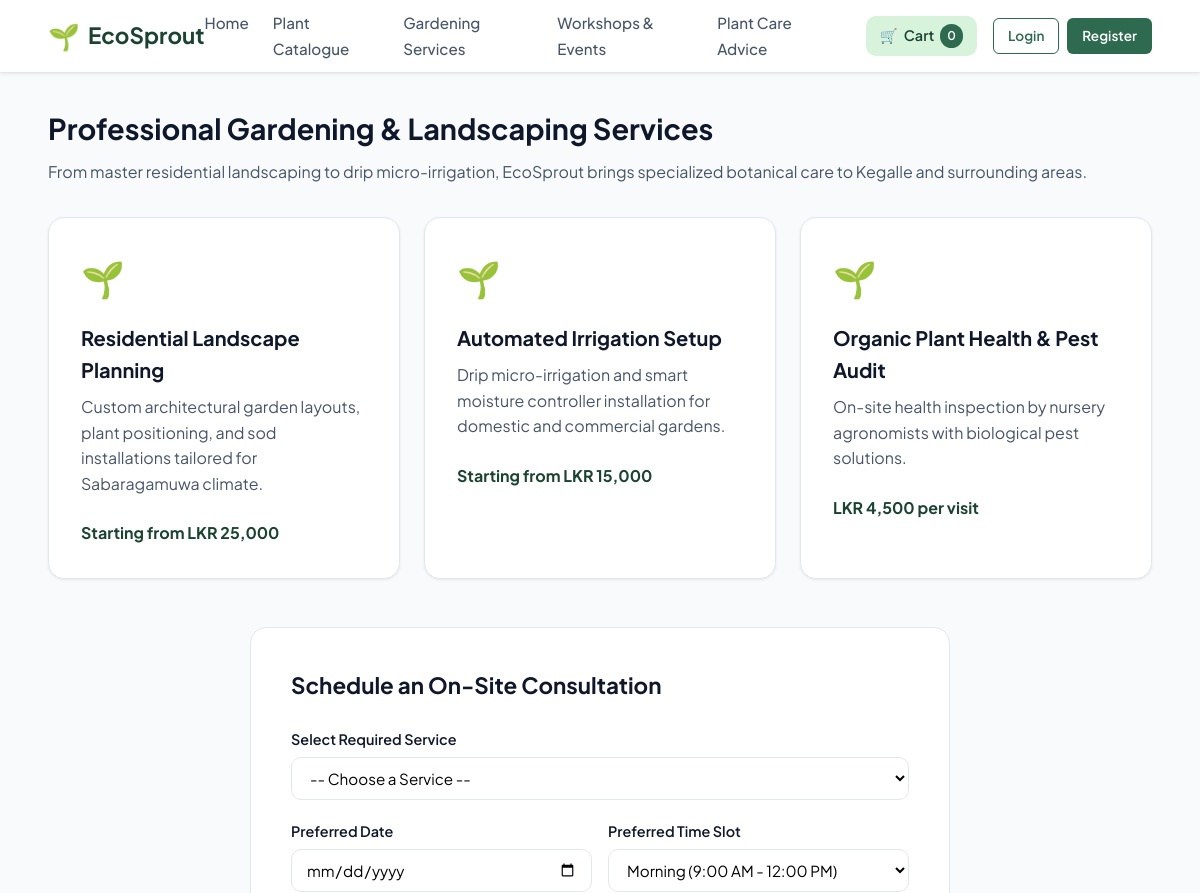
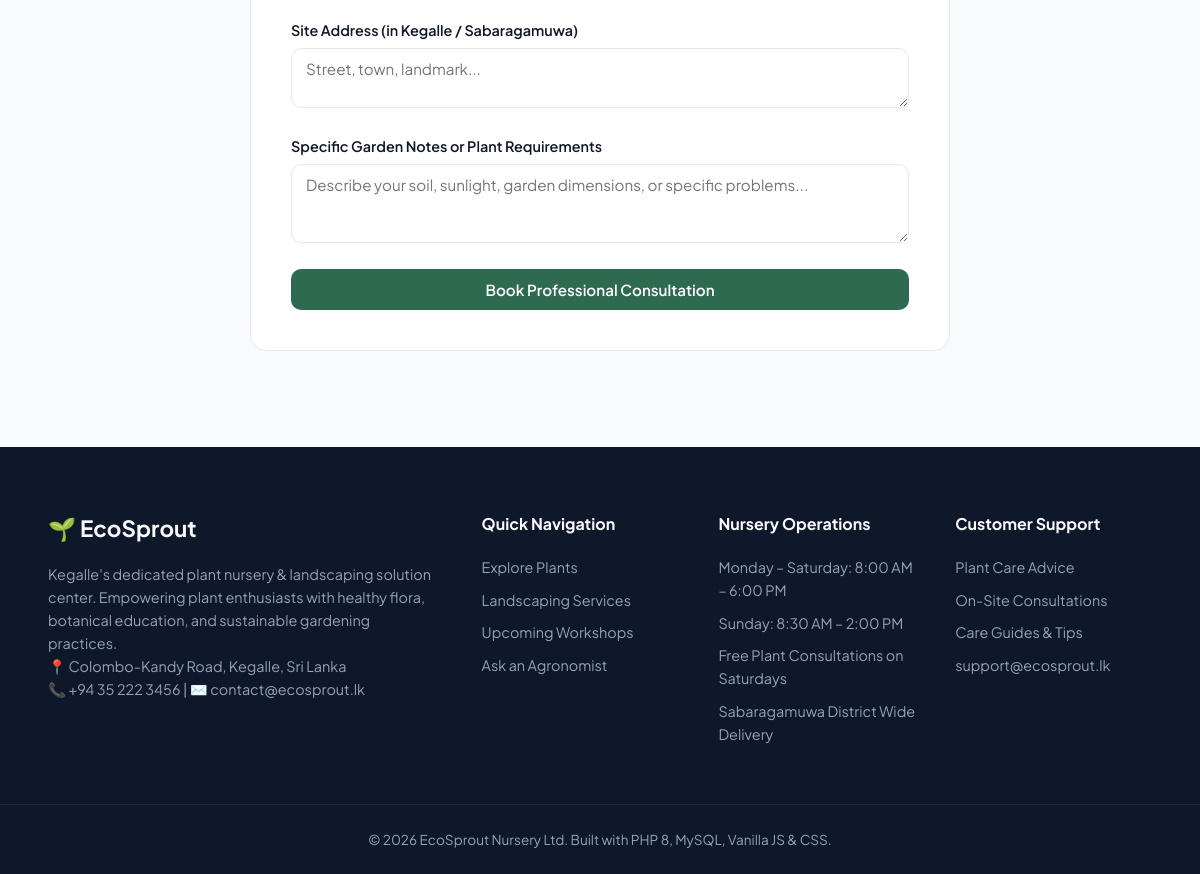
Screenshot of /pages/services.php with the database file from the repository (2 pictures, top to bottom).
### tables this page shows
CREATE TABLE services (
    id INT AUTO_INCREMENT PRIMARY KEY,
    title VARCHAR(150) NOT NULL,
    short_desc TEXT NOT NULL,
    price_estimate VARCHAR(100) NOT NULL,
    icon_class VARCHAR(50) DEFAULT 'fas fa-seedling',
    created_at TIMESTAMP DEFAULT CURRENT_TIMESTAMP
);

### pages/services.php (the view, shortened to what this page needs)
<?php
require_once __DIR__ . '/../includes/header.php';
$pdo = Database::getConnection();
$services = $pdo->query("SELECT * FROM services ORDER BY id ASC")->fetchAll();
?>
<div class="container" style="padding-top: 2rem;">
    <h1 class="section-title">Professional Gardening & Landscaping Services</h1>
    <p class="section-subtitle">From master residential landscaping to drip micro-irrigation, EcoSprout brings specialized botanical care to Kegalle and surrounding areas.</p>
    <div class="services-grid">
        <?php foreach ($services as $srv): ?>
            <div class="service-card">
                <div class="service-icon">🌱</div>
                <h3><?= htmlspecialchars($srv['title']) ?></h3>
                <p style="color: var(--text-muted); margin-bottom: 1.5rem;"><?= htmlspecialchars($srv['short_desc']) ?></p>
                <div style="font-weight: 700; color: var(--primary-dark);"><?= htmlspecialchars($srv['price_estimate']) ?></div>
            </div>
        <?php endforeach; ?>
    </div>
    <div style="background: var(--surface-white); border: 1px solid var(--border-color); border-radius: var(--radius-lg); padding: 2.5rem; max-width: 700px; margin: 0 auto 3rem;">
        <h2 style="margin-bottom: 1.5rem; font-size: 1.4rem;">Schedule an On-Site Consultation</h2>
        <form method="POST" action="">
            <div class="form-group">
                <label>Select Required Service</label>
                <select name="service_id" class="form-control" required>
                    <option value="">-- Choose a Service --</option>
                </select>
            </div>
            <div style="display: grid; grid-template-columns: 1fr 1fr; gap: 1rem;">
                <div class="form-group">
                    <label>Preferred Date</label>
                    <input type="date" name="booking_date" class="form-control" min="<?= date('Y-m-d') ?>" required>
                </div>
                <div class="form-group">
                    <label>Preferred Time Slot</label>
                    <select name="preferred_time" class="form-control" required>
                        <option value="Morning (9:00 AM - 12:00 PM)">Morning (9:00 AM - 12:00 PM)</option>
                    </select>
                </div>
            </div>
            <div class="form-group">
                <label>Site Address (in Kegalle / Sabaragamuwa)</label>
                <textarea name="address" class="form-control" rows="2" placeholder="Street, town, landmark..." required></textarea>
            </div>
            <div class="form-group">
                <label>Specific Garden Notes or Plant Requirements</label>
                <textarea name="notes" class="form-control" rows="3" placeholder="Describe your soil, sunlight, garden dimensions, or specific problems..."></textarea>
            </div>
            <button type="submit" class="btn btn-primary" style="width: 100%;">Book Professional Consultation</button>
        </form>
    </div>
</div>
<?php require_once __DIR__ . '/../includes/footer.php'; ?>

### assets/css/style.css (style rules this page uses)
:root { --primary: #2d6a4f; --primary-dark: #1b4332; --primary-light: #52b788; --primary-subtle: #d8f3dc; --accent: #b7e4c7; --accent-orange: #d97706; --text-dark: #0f172a; --text-muted: #475569; --bg-light: #f8fafc; --surface-white: #ffffff; --border-color: #e2e8f0; --danger: #dc2626; --success: #16a34a; --warning: #f59e0b; --radius-sm: 6px; --radius-md: 10px; --radius-lg: 16px; --shadow-sm: 0 1px 3px rgba(0,0,0,0.08); --shadow-md: 0 4px 12px rgba(0,0,0,0.06); --shadow-lg: 0 10px 25px rgba(0,0,0,0.1); --font-main: 'Plus Jakarta Sans', system-ui, -apple-system, sans-serif; }
* { box-sizing: border-box; margin: 0; padding: 0; }
body { font-family: var(--font-main); background-color: var(--bg-light); color: var(--text-dark); line-height: 1.6; display: flex; flex-direction: column; min-height: 100vh; }
.container { width: 92%; max-width: 1200px; margin: 0 auto; }
.btn { display: inline-flex; align-items: center; justify-content: center; padding: 10px 20px; font-size: 0.95rem; font-weight: 600; border-radius: var(--radius-md); border: 1px solid transparent; cursor: pointer; font-family: inherit; transition: all 0.2s ease; }
.btn-primary { background: var(--primary); color: white; }
.form-group { margin-bottom: 1.25rem; }
.form-group label { display: block; font-weight: 600; margin-bottom: 6px; font-size: 0.9rem; color: var(--text-dark); }
.form-control { width: 100%; padding: 10px 14px; border: 1px solid var(--border-color); border-radius: var(--radius-md); font-family: inherit; font-size: 0.95rem; transition: border-color 0.2s; background: var(--surface-white); }
.section-title { font-size: 1.8rem; font-weight: 700; color: var(--text-dark); margin-bottom: 0.5rem; }
.section-subtitle { color: var(--text-muted); margin-bottom: 2rem; font-size: 1rem; }
.services-grid { display: grid; grid-template-columns: repeat(auto-fit, minmax(300px, 1fr)); gap: 1.5rem; margin-bottom: 3rem; }
.service-card { background: var(--surface-white); border: 1px solid var(--border-color); border-radius: var(--radius-lg); padding: 2rem; box-shadow: var(--shadow-sm); }
.service-icon { font-size: 2.2rem; margin-bottom: 1rem; }
.service-card h3 { font-size: 1.25rem; margin-bottom: 0.5rem; }

### rows the page displays
services: title "Residential Landscape Planning", short_desc "Custom architectural garden layouts, plant positioning, and sod installations tailored for Sabaragamuwa climate.", price_estimate "Starting from LKR 25,000"
services: title "Automated Irrigation Setup", short_desc "Drip micro-irrigation and smart moisture controller installation for domestic and commercial gardens.", price_estimate "Starting from LKR 15,000"
services: title "Organic Plant Health & Pest Audit", short_desc "On-site health inspection by nursery agronomists with biological pest solutions.", price_estimate "LKR 4,500 per visit"

### other values shown
$cartCount "0"
APP_LOCATION "Colombo-Kandy Road, Kegalle, Sri Lanka"
